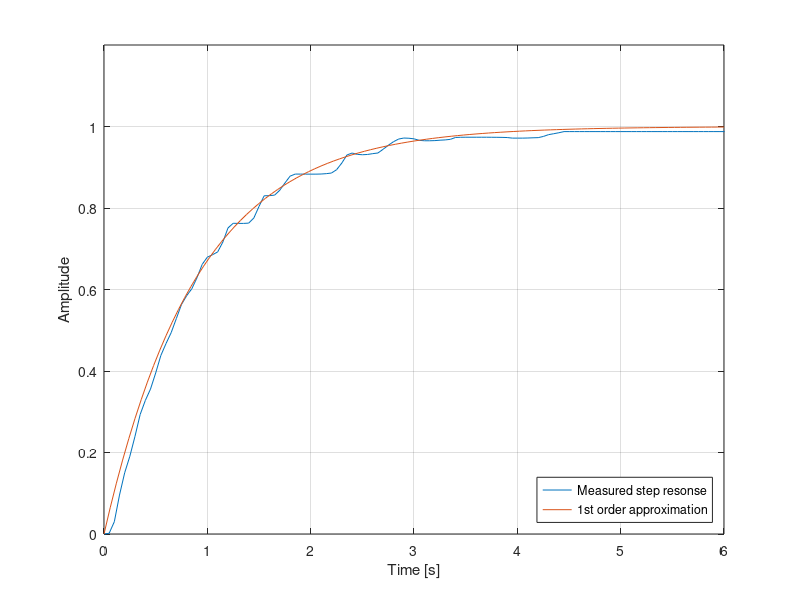
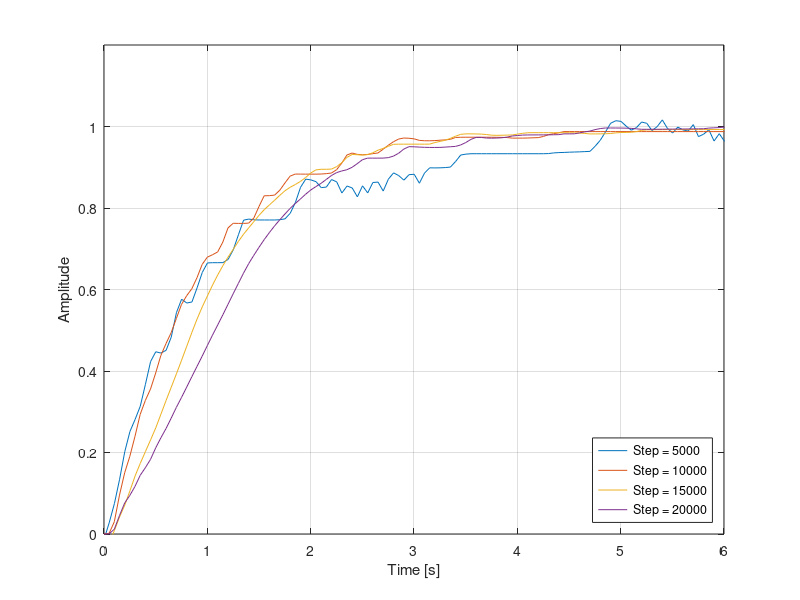

The MATLAB script that drew these images, in order:
clear
clc

k =1;
%A1 tau = 0.951
%A2 tau = 0.9
%A3 tau = 1.101
%A4 tau = 1.35
tau= 0.9;
s = tf('s');
G = k/(tau*s+1)
[B, t] = step(G);

A1=load('step5000.txt');
A2=load('step10000.txt');
A3=load('step15000.txt');
A4=load('step20000.txt');

figure(1)
plot((A2(:,2)-A2(1,2))/1000,A2(:,1)/10000)
hold on
plot(t,B)
xlabel('Time [s]') 
ylabel('Amplitude') 
grid on
xlim([0 6])
ylim([0 1.2])
legend({'Measured step resonse','1st order approximation'},'Location','southeast')
hold off

%%
figure(2)
plot((A1(:,2)-A1(1,2))/1000,A1(:,1)/5000)
hold on
plot((A2(:,2)-A2(1,2))/1000,A2(:,1)/10000)
plot((A3(:,2)-A3(1,2))/1000,A3(:,1)/15000)
plot((A4(:,2)-A4(1,2))/1000,A4(:,1)/20000)
xlabel('Time [s]') 
ylabel('Amplitude') 
grid on
xlim([0 6])
ylim([0 1.2])
legend({'Step = 5000','Step = 10000', 'Step = 15000', 'Step = 20000'},'Location','southeast')
hold off